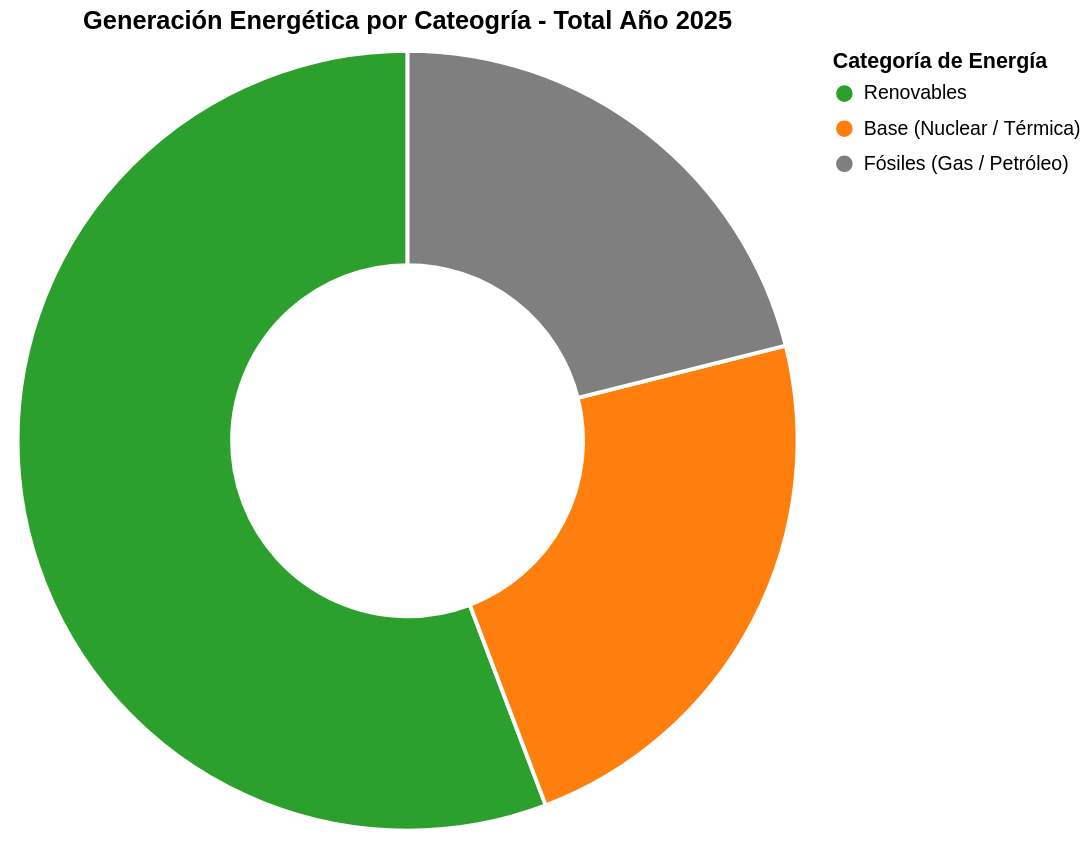

This figure's notebook cell:
### Code cell
total = df_year.sum(numeric_only = True)

total_clean_energy = total[["solar_fotovoltaica_mwh", "eolica_terrestre_mwh", "hidraulica_fluyente_mwh", "hidraulica_embalse_mwh"]].sum() # la de embalse aunque sea de reserva sigue siendo limpia
total_fossiles = total[["gas_natural_mwh", "petroleo_mwh"]].sum()
total_base = total[["nuclear_mwh", "biomasa_mwh", "residuos_mwh"]].sum()

df_donut = pd.DataFrame({
    "Categoria": ["Renovables", "Base (Nuclear / Térmica)", "Fósiles (Gas / Petróleo)"], 
    "MWh": [total_clean_energy, total_base, total_fossiles]
})

df_donut["per_cent"] = (df_donut["MWh"] / df_donut["MWh"].sum()) * 100

colors = alt.Scale(
    domain = ["Renovables", "Base (Nuclear / Térmica)", "Fósiles (Gas / Petróleo)"],
    range = ["#2ca02c", "#ff7f0e", "#7f7f7f"]
)

donut = (alt
    .Chart(df_donut)
    .mark_arc(
        innerRadius = 90,
        stroke = "#ffffff",
        strokeWidth = 2
    )
    .encode(
        theta = alt.Theta(field = "MWh", type="quantitative"),
        color = alt.Color(field = "Categoria", type="nominal", scale = colors, title = "Categoría de Energía"),
    tooltip=[
        alt.Tooltip("Categoria:N", title = "Categoría"),
        alt.Tooltip("MWh:Q", title = "Producción Total (MWh)"),
        alt.Tooltip("Porcentaje:Q", title = "Cuota del Mix (%)")
    ]
    ).properties(
    title="Generación Energética por Cateogría - Total Año 2025",
    width=400,
    height=400,
    )
)

donut

### Figure 1 — Vega-Lite specification as saved in the notebook (floating-point values rounded to 4 significant figures)
{"config": {"view": {"continuousWidth": 300, "continuousHeight": 300}}, "data": {"name": "data-beb060127c9cbafe11480f9d6b851224"}, "mark": {"type": "arc", "innerRadius": 90, "stroke": "#ffffff", "strokeWidth": 2}, "encoding": {"color": {"field": "Categoria", "scale": {"domain": ["Renovables", "Base (Nuclear / Térmica)", "Fósiles (Gas / Petróleo)"], "range": ["#2ca02c", "#ff7f0e", "#7f7f7f"]}, "title": "Categoría de Energía", "type": "nominal"}, "theta": {"field": "MWh", "type": "quantitative"}, "tooltip": [{"field": "Categoria", "title": "Categoría", "type": "nominal"}, {"field": "MWh", "title": "Producción Total (MWh)", "type": "quantitative"}, {"field": "Porcentaje", "title": "Cuota del Mix (%)", "type": "quantitative"}]}, "height": 400, "title": "Generación Energética por Cateogría - Total Año 2025", "width": 400, "$schema": "https://vega.github.io/schema/vega-lite/v5.15.1.json", "datasets": {"data-beb060127c9cbafe11480f9d6b851224": [{"Categoria": "Renovables", "MWh": 433200000000.0, "per_cent": 55.77}, {"Categoria": "Base (Nuclear / Térmica)", "MWh": 179900000000.0, "per_cent": 23.15}, {"Categoria": "Fósiles (Gas / Petróleo)", "MWh": 163800000000.0, "per_cent": 21.08}]}}
